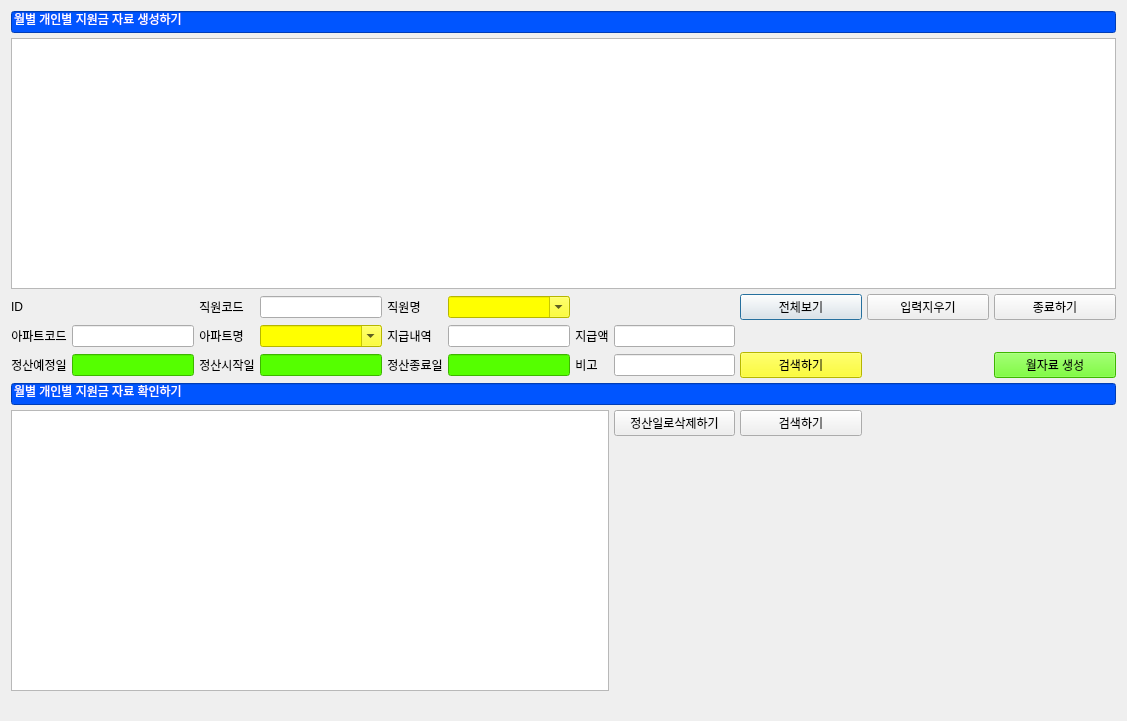
<?xml version="1.0" encoding="UTF-8"?>
<ui version="4.0">
 <class>SupportAptAioDialog</class>
 <widget class="QDialog" name="SupportAptAioDialog">
  <property name="geometry">
   <rect>
    <x>0</x>
    <y>0</y>
    <width>1127</width>
    <height>721</height>
   </rect>
  </property>
  <property name="sizePolicy">
   <sizepolicy hsizetype="Expanding" vsizetype="Expanding">
    <horstretch>0</horstretch>
    <verstretch>0</verstretch>
   </sizepolicy>
  </property>
  <property name="windowTitle">
   <string>월별 개인별 아파트 지원금 현황</string>
  </property>
  <layout class="QGridLayout" name="gridLayout_2">
   <item row="4" column="0">
    <layout class="QGridLayout" name="gridLayout">
     <property name="spacing">
      <number>5</number>
     </property>
     <item row="5" column="6">
      <widget class="QLabel" name="label_16">
       <property name="sizePolicy">
        <sizepolicy hsizetype="Fixed" vsizetype="Fixed">
         <horstretch>0</horstretch>
         <verstretch>0</verstretch>
        </sizepolicy>
       </property>
       <property name="text">
        <string>비고</string>
       </property>
       <property name="alignment">
        <set>Qt::AlignCenter</set>
       </property>
      </widget>
     </item>
     <item row="3" column="5">
      <widget class="QComboBox" name="cb_supportapt_ename">
       <property name="sizePolicy">
        <sizepolicy hsizetype="Expanding" vsizetype="Fixed">
         <horstretch>0</horstretch>
         <verstretch>0</verstretch>
        </sizepolicy>
       </property>
       <property name="styleSheet">
        <string notr="true">background-color: rgb(255, 255, 0);</string>
       </property>
       <property name="editable">
        <bool>true</bool>
       </property>
      </widget>
     </item>
     <item row="4" column="4">
      <widget class="QLabel" name="label_11">
       <property name="sizePolicy">
        <sizepolicy hsizetype="Fixed" vsizetype="Fixed">
         <horstretch>0</horstretch>
         <verstretch>0</verstretch>
        </sizepolicy>
       </property>
       <property name="text">
        <string>지급내역</string>
       </property>
       <property name="alignment">
        <set>Qt::AlignCenter</set>
       </property>
      </widget>
     </item>
     <item row="4" column="5">
      <widget class="QLineEdit" name="entry_supportapt_descr">
       <property name="sizePolicy">
        <sizepolicy hsizetype="MinimumExpanding" vsizetype="Fixed">
         <horstretch>0</horstretch>
         <verstretch>0</verstretch>
        </sizepolicy>
       </property>
      </widget>
     </item>
     <item row="5" column="2">
      <widget class="QLabel" name="label_14">
       <property name="sizePolicy">
        <sizepolicy hsizetype="Fixed" vsizetype="Fixed">
         <horstretch>0</horstretch>
         <verstretch>0</verstretch>
        </sizepolicy>
       </property>
       <property name="text">
        <string>정산시작일</string>
       </property>
       <property name="alignment">
        <set>Qt::AlignCenter</set>
       </property>
      </widget>
     </item>
     <item row="4" column="6">
      <widget class="QLabel" name="label_4">
       <property name="sizePolicy">
        <sizepolicy hsizetype="Fixed" vsizetype="Fixed">
         <horstretch>0</horstretch>
         <verstretch>0</verstretch>
        </sizepolicy>
       </property>
       <property name="text">
        <string>지급액</string>
       </property>
       <property name="alignment">
        <set>Qt::AlignCenter</set>
       </property>
      </widget>
     </item>
     <item row="4" column="7">
      <widget class="QLineEdit" name="entry_supportapt_payval">
       <property name="sizePolicy">
        <sizepolicy hsizetype="Expanding" vsizetype="Fixed">
         <horstretch>0</horstretch>
         <verstretch>0</verstretch>
        </sizepolicy>
       </property>
       <property name="styleSheet">
        <string notr="true"/>
       </property>
      </widget>
     </item>
     <item row="5" column="5">
      <widget class="QLineEdit" name="entry_supportapt_enddt">
       <property name="sizePolicy">
        <sizepolicy hsizetype="Expanding" vsizetype="Fixed">
         <horstretch>0</horstretch>
         <verstretch>0</verstretch>
        </sizepolicy>
       </property>
       <property name="styleSheet">
        <string notr="true">background-color: rgb(85, 255, 0);</string>
       </property>
      </widget>
     </item>
     <item row="5" column="4">
      <widget class="QLabel" name="label_15">
       <property name="sizePolicy">
        <sizepolicy hsizetype="Fixed" vsizetype="Fixed">
         <horstretch>0</horstretch>
         <verstretch>0</verstretch>
        </sizepolicy>
       </property>
       <property name="text">
        <string>정산종료일</string>
       </property>
       <property name="alignment">
        <set>Qt::AlignCenter</set>
       </property>
      </widget>
     </item>
     <item row="5" column="3">
      <widget class="QLineEdit" name="entry_supportapt_srtdt">
       <property name="sizePolicy">
        <sizepolicy hsizetype="Expanding" vsizetype="Fixed">
         <horstretch>0</horstretch>
         <verstretch>0</verstretch>
        </sizepolicy>
       </property>
       <property name="styleSheet">
        <string notr="true">background-color: rgb(85, 255, 0);</string>
       </property>
      </widget>
     </item>
     <item row="3" column="0">
      <widget class="QLabel" name="label_6">
       <property name="sizePolicy">
        <sizepolicy hsizetype="Fixed" vsizetype="Fixed">
         <horstretch>0</horstretch>
         <verstretch>0</verstretch>
        </sizepolicy>
       </property>
       <property name="text">
        <string>ID</string>
       </property>
       <property name="alignment">
        <set>Qt::AlignCenter</set>
       </property>
      </widget>
     </item>
     <item row="10" column="0">
      <widget class="QLabel" name="label_8">
       <property name="sizePolicy">
        <sizepolicy hsizetype="Fixed" vsizetype="MinimumExpanding">
         <horstretch>0</horstretch>
         <verstretch>0</verstretch>
        </sizepolicy>
       </property>
       <property name="text">
        <string/>
       </property>
       <property name="alignment">
        <set>Qt::AlignCenter</set>
       </property>
      </widget>
     </item>
     <item row="4" column="1">
      <widget class="QLineEdit" name="entry_supportapt_acode">
       <property name="sizePolicy">
        <sizepolicy hsizetype="MinimumExpanding" vsizetype="Fixed">
         <horstretch>0</horstretch>
         <verstretch>0</verstretch>
        </sizepolicy>
       </property>
      </widget>
     </item>
     <item row="4" column="0">
      <widget class="QLabel" name="label_7">
       <property name="sizePolicy">
        <sizepolicy hsizetype="Fixed" vsizetype="Fixed">
         <horstretch>0</horstretch>
         <verstretch>0</verstretch>
        </sizepolicy>
       </property>
       <property name="text">
        <string>아파트코드</string>
       </property>
       <property name="alignment">
        <set>Qt::AlignCenter</set>
       </property>
      </widget>
     </item>
     <item row="5" column="0">
      <widget class="QLabel" name="label_13">
       <property name="sizePolicy">
        <sizepolicy hsizetype="Fixed" vsizetype="Fixed">
         <horstretch>0</horstretch>
         <verstretch>0</verstretch>
        </sizepolicy>
       </property>
       <property name="text">
        <string>정산예정일</string>
       </property>
       <property name="alignment">
        <set>Qt::AlignCenter</set>
       </property>
      </widget>
     </item>
     <item row="3" column="1">
      <widget class="QLabel" name="lbl_supportapt_id">
       <property name="sizePolicy">
        <sizepolicy hsizetype="Expanding" vsizetype="Fixed">
         <horstretch>0</horstretch>
         <verstretch>0</verstretch>
        </sizepolicy>
       </property>
       <property name="text">
        <string/>
       </property>
      </widget>
     </item>
     <item row="0" column="0" colspan="11">
      <widget class="QLineEdit" name="entry_text01">
       <property name="sizePolicy">
        <sizepolicy hsizetype="Expanding" vsizetype="MinimumExpanding">
         <horstretch>0</horstretch>
         <verstretch>0</verstretch>
        </sizepolicy>
       </property>
       <property name="minimumSize">
        <size>
         <width>0</width>
         <height>5</height>
        </size>
       </property>
       <property name="baseSize">
        <size>
         <width>0</width>
         <height>0</height>
        </size>
       </property>
       <property name="styleSheet">
        <string notr="true">color: rgb(255, 255, 255);
background-color: rgb(0, 85, 255);</string>
       </property>
       <property name="text">
        <string>월별 개인별 지원금 자료 생성하기</string>
       </property>
      </widget>
     </item>
     <item row="5" column="1">
      <widget class="QLineEdit" name="entry_supportapt_paydt">
       <property name="sizePolicy">
        <sizepolicy hsizetype="MinimumExpanding" vsizetype="Fixed">
         <horstretch>0</horstretch>
         <verstretch>0</verstretch>
        </sizepolicy>
       </property>
       <property name="styleSheet">
        <string notr="true">background-color: rgb(85, 255, 0);</string>
       </property>
      </widget>
     </item>
     <item row="3" column="3">
      <widget class="QLineEdit" name="entry_supportapt_ecode">
       <property name="sizePolicy">
        <sizepolicy hsizetype="MinimumExpanding" vsizetype="Fixed">
         <horstretch>0</horstretch>
         <verstretch>0</verstretch>
        </sizepolicy>
       </property>
      </widget>
     </item>
     <item row="3" column="2">
      <widget class="QLabel" name="label_5">
       <property name="sizePolicy">
        <sizepolicy hsizetype="Fixed" vsizetype="Fixed">
         <horstretch>0</horstretch>
         <verstretch>0</verstretch>
        </sizepolicy>
       </property>
       <property name="text">
        <string>직원코드</string>
       </property>
       <property name="alignment">
        <set>Qt::AlignCenter</set>
       </property>
      </widget>
     </item>
     <item row="4" column="2">
      <widget class="QLabel" name="label_10">
       <property name="sizePolicy">
        <sizepolicy hsizetype="Fixed" vsizetype="Fixed">
         <horstretch>0</horstretch>
         <verstretch>0</verstretch>
        </sizepolicy>
       </property>
       <property name="text">
        <string>아파트명</string>
       </property>
       <property name="alignment">
        <set>Qt::AlignCenter</set>
       </property>
      </widget>
     </item>
     <item row="3" column="4">
      <widget class="QLabel" name="label_9">
       <property name="sizePolicy">
        <sizepolicy hsizetype="Fixed" vsizetype="Fixed">
         <horstretch>0</horstretch>
         <verstretch>0</verstretch>
        </sizepolicy>
       </property>
       <property name="text">
        <string>직원명</string>
       </property>
       <property name="alignment">
        <set>Qt::AlignCenter</set>
       </property>
      </widget>
     </item>
     <item row="4" column="3">
      <widget class="QComboBox" name="cb_supportapt_aname">
       <property name="sizePolicy">
        <sizepolicy hsizetype="Expanding" vsizetype="Fixed">
         <horstretch>0</horstretch>
         <verstretch>0</verstretch>
        </sizepolicy>
       </property>
       <property name="styleSheet">
        <string notr="true">background-color: rgb(255, 255, 0);</string>
       </property>
       <property name="editable">
        <bool>true</bool>
       </property>
      </widget>
     </item>
     <item row="3" column="8">
      <widget class="QPushButton" name="pb_supportapt_show">
       <property name="sizePolicy">
        <sizepolicy hsizetype="Expanding" vsizetype="Fixed">
         <horstretch>0</horstretch>
         <verstretch>0</verstretch>
        </sizepolicy>
       </property>
       <property name="text">
        <string>전체보기</string>
       </property>
      </widget>
     </item>
     <item row="5" column="7">
      <widget class="QLineEdit" name="entry_supportapt_remark">
       <property name="sizePolicy">
        <sizepolicy hsizetype="Expanding" vsizetype="Fixed">
         <horstretch>0</horstretch>
         <verstretch>0</verstretch>
        </sizepolicy>
       </property>
       <property name="styleSheet">
        <string notr="true"/>
       </property>
      </widget>
     </item>
     <item row="7" column="0" colspan="11">
      <widget class="QLineEdit" name="entry_text02">
       <property name="sizePolicy">
        <sizepolicy hsizetype="Expanding" vsizetype="MinimumExpanding">
         <horstretch>0</horstretch>
         <verstretch>0</verstretch>
        </sizepolicy>
       </property>
       <property name="minimumSize">
        <size>
         <width>0</width>
         <height>5</height>
        </size>
       </property>
       <property name="baseSize">
        <size>
         <width>0</width>
         <height>0</height>
        </size>
       </property>
       <property name="styleSheet">
        <string notr="true">color: rgb(255, 255, 255);
background-color: rgb(0, 85, 255);</string>
       </property>
       <property name="text">
        <string>월별 개인별 지원금 자료 확인하기</string>
       </property>
      </widget>
     </item>
     <item row="2" column="0" colspan="11">
      <widget class="QTableView" name="tv_supportapt">
       <property name="sizePolicy">
        <sizepolicy hsizetype="Expanding" vsizetype="Expanding">
         <horstretch>0</horstretch>
         <verstretch>1</verstretch>
        </sizepolicy>
       </property>
       <property name="minimumSize">
        <size>
         <width>0</width>
         <height>1</height>
        </size>
       </property>
      </widget>
     </item>
     <item row="5" column="10">
      <widget class="QPushButton" name="pb_supportapt_gen">
       <property name="sizePolicy">
        <sizepolicy hsizetype="Expanding" vsizetype="Fixed">
         <horstretch>0</horstretch>
         <verstretch>0</verstretch>
        </sizepolicy>
       </property>
       <property name="styleSheet">
        <string notr="true">background-color: rgb(85, 255, 0);</string>
       </property>
       <property name="text">
        <string>월자료 생성</string>
       </property>
      </widget>
     </item>
     <item row="3" column="9">
      <widget class="QPushButton" name="pb_supportapt_clear">
       <property name="sizePolicy">
        <sizepolicy hsizetype="Expanding" vsizetype="Fixed">
         <horstretch>0</horstretch>
         <verstretch>0</verstretch>
        </sizepolicy>
       </property>
       <property name="text">
        <string>입력지우기</string>
       </property>
      </widget>
     </item>
     <item row="3" column="10">
      <widget class="QPushButton" name="pb_supportapt_close">
       <property name="sizePolicy">
        <sizepolicy hsizetype="Expanding" vsizetype="Fixed">
         <horstretch>0</horstretch>
         <verstretch>0</verstretch>
        </sizepolicy>
       </property>
       <property name="text">
        <string>종료하기</string>
       </property>
      </widget>
     </item>
     <item row="8" column="0" rowspan="2" colspan="7">
      <widget class="QTableView" name="tv_supportaptmonth">
       <property name="sizePolicy">
        <sizepolicy hsizetype="Expanding" vsizetype="Expanding">
         <horstretch>0</horstretch>
         <verstretch>1</verstretch>
        </sizepolicy>
       </property>
      </widget>
     </item>
     <item row="5" column="8">
      <widget class="QPushButton" name="pb_supportapt_search">
       <property name="sizePolicy">
        <sizepolicy hsizetype="Expanding" vsizetype="Fixed">
         <horstretch>0</horstretch>
         <verstretch>0</verstretch>
        </sizepolicy>
       </property>
       <property name="styleSheet">
        <string notr="true">background-color: rgb(255, 255, 0);</string>
       </property>
       <property name="text">
        <string>검색하기</string>
       </property>
      </widget>
     </item>
     <item row="8" column="8">
      <widget class="QPushButton" name="pb_supportaptmonth_search">
       <property name="sizePolicy">
        <sizepolicy hsizetype="Expanding" vsizetype="Fixed">
         <horstretch>0</horstretch>
         <verstretch>0</verstretch>
        </sizepolicy>
       </property>
       <property name="text">
        <string>검색하기</string>
       </property>
      </widget>
     </item>
     <item row="8" column="7">
      <widget class="QPushButton" name="pb_supportaptmonth_delete">
       <property name="sizePolicy">
        <sizepolicy hsizetype="Expanding" vsizetype="Fixed">
         <horstretch>0</horstretch>
         <verstretch>0</verstretch>
        </sizepolicy>
       </property>
       <property name="text">
        <string>정산일로삭제하기</string>
       </property>
      </widget>
     </item>
    </layout>
   </item>
  </layout>
 </widget>
 <resources/>
 <connections/>
</ui>
